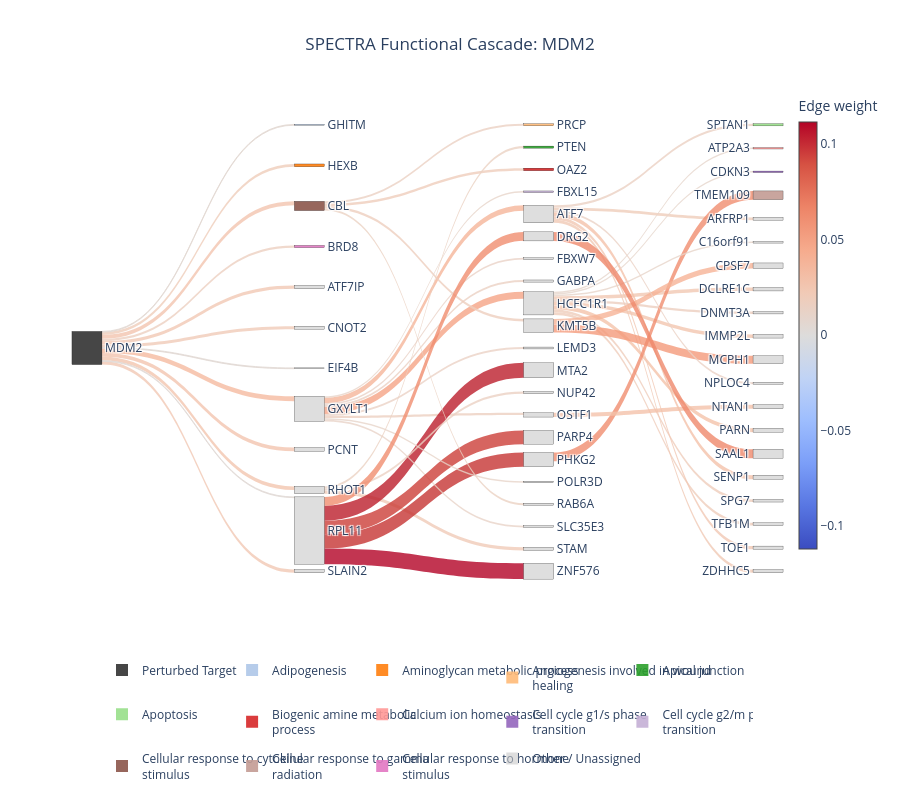

Notebook code cell kept with this figure:
### Code cell
# extract network of highest-ranked edges from 
# the target tene’s downstream Network
hop_genes, edges, weights, net_genes = get_cascade_network(
    A_matrices, 
    TARGET_GENE, 
    model, 
    minimum_signal=MIN_SIGNAL, 
    K_edges=K_EDGES
)

# gene enrichment analysis
background_genes = real_adata.var_names.dropna().astype(str).tolist()
gene_functions = get_gene_ontology(
    net_genes, 
    TARGET_GENE, 
    background_genes, 
    top_n=20
)

# sankey plot of the downstream network
plot_sankey(
    TARGET_GENE, 
    hop_genes, 
    edges, 
    weights, 
    gene_functions, 
    out_dir='cascade_plots'
)

### Figure 1 — Plotly figure (JSON) as saved in the notebook; plotly's stock layout.template omitted (floating-point values rounded to 4 significant figures)
{"data": [{"arrangement": "fixed", "link": {"color": ["rgba(246, 187, 160, 0.8)", "rgba(243, 197, 175, 0.8)", "rgba(243, 197, 175, 0.8)", "rgba(243, 198, 176, 0.8)", "rgba(242, 201, 181, 0.8)", "rgba(242, 201, 181, 0.8)", "rgba(241, 203, 184, 0.8)", "rgba(239, 205, 187, 0.8)", "rgba(237, 208, 193, 0.8)", "rgba(227, 217, 211, 0.8)", "rgba(226, 217, 212, 0.8)", "rgba(225, 218, 214, 0.8)", "rgba(246, 164, 134, 0.8)", "rgba(246, 182, 154, 0.8)", "rgba(241, 203, 184, 0.8)", "rgba(237, 208, 193, 0.8)", "rgba(236, 209, 195, 0.8)", "rgba(239, 206, 188, 0.8)", "rgba(238, 207, 190, 0.8)", "rgba(235, 211, 198, 0.8)", "rgba(179, 3, 38, 0.8)", "rgba(188, 31, 44, 0.8)", "rgba(234, 211, 199, 0.8)", "rgba(198, 53, 52, 0.8)", "rgba(236, 209, 195, 0.8)", "rgba(233, 212, 201, 0.8)", "rgba(204, 63, 57, 0.8)", "rgba(236, 209, 195, 0.8)", "rgba(236, 210, 196, 0.8)", "rgba(232, 213, 202, 0.8)", "rgba(236, 210, 196, 0.8)", "rgba(232, 213, 202, 0.8)", "rgba(244, 195, 171, 0.8)", "rgba(243, 198, 176, 0.8)", "rgba(242, 200, 179, 0.8)", "rgba(244, 194, 170, 0.8)", "rgba(239, 206, 188, 0.8)", "rgba(239, 206, 188, 0.8)", "rgba(242, 201, 181, 0.8)", "rgba(241, 202, 182, 0.8)", "rgba(237, 207, 192, 0.8)", "rgba(244, 154, 123, 0.8)", "rgba(239, 205, 187, 0.8)", "rgba(241, 142, 112, 0.8)", "rgba(236, 209, 195, 0.8)", "rgba(232, 213, 202, 0.8)", "rgba(247, 179, 151, 0.8)", "rgba(235, 211, 198, 0.8)", "rgba(231, 214, 204, 0.8)", "rgba(231, 214, 204, 0.8)", "rgba(244, 194, 170, 0.8)", "rgba(241, 142, 112, 0.8)", "rgba(239, 137, 108, 0.8)"], "source": [0, 0, 0, 0, 0, 0, 0, 0, 0, 0, 0, 0, 8, 8, 10, 8, 8, 3, 3, 8, 11, 11, 8, 11, 3, 8, 11, 10, 3, 8, 10, 8, 21, 21, 21, 17, 21, 21, 17, 17, 21, 22, 17, 28, 17, 21, 22, 17, 21, 21, 26, 11, 18], "target": [8, 9, 3, 10, 5, 12, 6, 2, 4, 1, 7, 11, 21, 17, 32, 26, 20, 15, 22, 23, 33, 24, 19, 28, 13, 31, 27, 25, 30, 16, 14, 29, 47, 43, 41, 49, 51, 50, 52, 53, 42, 44, 38, 37, 34, 39, 40, 45, 36, 35, 46, 18, 48], "value": [0.03437, 0.02699, 0.02696, 0.02608, 0.02351, 0.02297, 0.02105, 0.01982, 0.01573, 0.00579, 0.005588, 0.005588, 0.04913, 0.0378, 0.02176, 0.01595, 0.01486, 0.01845, 0.01779, 0.01345, 0.1118, 0.1057, 0.01235, 0.1001, 0.01497, 0.01155, 0.09673, 0.01498, 0.01442, 0.01128, 0.01481, 0.01117, 0.02819, 0.02546, 0.02383, 0.02946, 0.01913, 0.01861, 0.0229, 0.02245, 0.01669, 0.0558, 0.01976, 0.06137, 0.01549, 0.01128, 0.03954, 0.01392, 0.01035, 0.0099, 0.02961, 0.06189, 0.06381]}, "node": {"color": ["rgba(50, 50, 50, 0.9)", "rgba(174, 199, 232, 0.9)", "rgba(255, 127, 14, 0.9)", "rgba(140, 86, 75, 0.9)", "rgba(227, 119, 194, 0.9)", "rgba(200, 200, 200, 0.6)", "rgba(200, 200, 200, 0.6)", "rgba(200, 200, 200, 0.6)", "rgba(200, 200, 200, 0.6)", "rgba(200, 200, 200, 0.6)", "rgba(200, 200, 200, 0.6)", "rgba(200, 200, 200, 0.6)", "rgba(200, 200, 200, 0.6)", "rgba(255, 187, 120, 0.9)", "rgba(44, 160, 44, 0.9)", "rgba(214, 39, 40, 0.9)", "rgba(197, 176, 213, 0.9)", "rgba(200, 200, 200, 0.6)", "rgba(200, 200, 200, 0.6)", "rgba(200, 200, 200, 0.6)", "rgba(200, 200, 200, 0.6)", "rgba(200, 200, 200, 0.6)", "rgba(200, 200, 200, 0.6)", "rgba(200, 200, 200, 0.6)", "rgba(200, 200, 200, 0.6)", "rgba(200, 200, 200, 0.6)", "rgba(200, 200, 200, 0.6)", "rgba(200, 200, 200, 0.6)", "rgba(200, 200, 200, 0.6)", "rgba(200, 200, 200, 0.6)", "rgba(200, 200, 200, 0.6)", "rgba(200, 200, 200, 0.6)", "rgba(200, 200, 200, 0.6)", "rgba(200, 200, 200, 0.6)", "rgba(152, 223, 138, 0.9)", "rgba(255, 152, 150, 0.9)", "rgba(148, 103, 189, 0.9)", "rgba(196, 156, 148, 0.9)", "rgba(200, 200, 200, 0.6)", "rgba(200, 200, 200, 0.6)", "rgba(200, 200, 200, 0.6)", "rgba(200, 200, 200, 0.6)", "rgba(200, 200, 200, 0.6)", "rgba(200, 200, 200, 0.6)", "rgba(200, 200, 200, 0.6)", "rgba(200, 200, 200, 0.6)", "rgba(200, 200, 200, 0.6)", "rgba(200, 200, 200, 0.6)", "rgba(200, 200, 200, 0.6)", "rgba(200, 200, 200, 0.6)", "rgba(200, 200, 200, 0.6)", "rgba(200, 200, 200, 0.6)", "rgba(200, 200, 200, 0.6)", "rgba(200, 200, 200, 0.6)"], "label": ["MDM2", "GHITM", "HEXB", "CBL", "BRD8", "ATF7IP", "CNOT2", "EIF4B", "GXYLT1", "PCNT", "RHOT1", "RPL11", "SLAIN2", "PRCP", "PTEN", "OAZ2", "FBXL15", "ATF7", "DRG2", "FBXW7", "GABPA", "HCFC1R1", "KMT5B", "LEMD3", "MTA2", "NUP42", "OSTF1", "PARP4", "PHKG2", "POLR3D", "RAB6A", "SLC35E3", "STAM", "ZNF576", "SPTAN1", "ATP2A3", "CDKN3", "TMEM109", "ARFRP1", "C16orf91", "CPSF7", "DCLRE1C", "DNMT3A", "IMMP2L", "MCPH1", "NPLOC4", "NTAN1", "PARN", "SAAL1", "SENP1", "SPG7", "TFB1M", "TOE1", "ZDHHC5"], "line": {"color": "black", "width": 0.25}, "pad": 20, "thickness": 30, "x": [0.01, 0.33, 0.33, 0.33, 0.33, 0.33, 0.33, 0.33, 0.33, 0.33, 0.33, 0.33, 0.33, 0.66, 0.66, 0.66, 0.66, 0.66, 0.66, 0.66, 0.66, 0.66, 0.66, 0.66, 0.66, 0.66, 0.66, 0.66, 0.66, 0.66, 0.66, 0.66, 0.66, 0.66, 0.99, 0.99, 0.99, 0.99, 0.99, 0.99, 0.99, 0.99, 0.99, 0.99, 0.99, 0.99, 0.99, 0.99, 0.99, 0.99, 0.99, 0.99, 0.99, 0.99], "y": [0.5, 0.05, 0.1318, 0.2136, 0.2955, 0.3773, 0.4591, 0.5409, 0.6227, 0.7045, 0.7864, 0.8682, 0.95, 0.05, 0.095, 0.14, 0.185, 0.23, 0.275, 0.32, 0.365, 0.41, 0.455, 0.5, 0.545, 0.59, 0.635, 0.68, 0.725, 0.77, 0.815, 0.86, 0.905, 0.95, 0.05, 0.09737, 0.1447, 0.1921, 0.2395, 0.2868, 0.3342, 0.3816, 0.4289, 0.4763, 0.5237, 0.5711, 0.6184, 0.6658, 0.7132, 0.7605, 0.8079, 0.8553, 0.9026, 0.95]}, "type": "sankey"}, {"hoverinfo": "skip", "marker": {"cmax": 0.1118, "cmin": -0.1118, "color": [-0.1118, 0.1118], "colorbar": {"len": 0.95, "thickness": 18, "title": {"text": "Edge weight"}, "x": 1.02, "y": 0.55}, "colorscale": [[0, "rgb(58, 76, 192)"], [0.1, "rgb(88, 118, 226)"], [0.2, "rgb(123, 158, 248)"], [0.3, "rgb(157, 189, 254)"], [0.4, "rgb(192, 211, 245)"], [0.5, "rgb(221, 220, 219)"], [0.6, "rgb(241, 202, 182)"], [0.7, "rgb(246, 171, 141)"], [0.8, "rgb(237, 132, 103)"], [0.9, "rgb(214, 82, 67)"], [1, "rgb(179, 3, 38)"]], "showscale": true, "size": 0.1}, "mode": "markers", "showlegend": false, "type": "scatter", "x": [null, null], "y": [null, null]}, {"legendgroup": "Perturbed Target", "marker": {"color": "rgba(50, 50, 50, 0.9)", "size": 12, "symbol": "square"}, "mode": "markers", "name": "Perturbed Target", "showlegend": true, "type": "scatter", "x": [null], "y": [null]}, {"legendgroup": "Adipogenesis", "marker": {"color": "rgba(174, 199, 232, 0.9)", "size": 12, "symbol": "square"}, "mode": "markers", "name": "Adipogenesis", "showlegend": true, "type": "scatter", "x": [null], "y": [null]}, {"legendgroup": "Aminoglycan metabolic process", "marker": {"color": "rgba(255, 127, 14, 0.9)", "size": 12, "symbol": "square"}, "mode": "markers", "name": "Aminoglycan metabolic process", "showlegend": true, "type": "scatter", "x": [null], "y": [null]}, {"legendgroup": "Angiogenesis involved in wound healing", "marker": {"color": "rgba(255, 187, 120, 0.9)", "size": 12, "symbol": "square"}, "mode": "markers", "name": "Angiogenesis involved in wound<br>healing", "showlegend": true, "type": "scatter", "x": [null], "y": [null]}, {"legendgroup": "Apical junction", "marker": {"color": "rgba(44, 160, 44, 0.9)", "size": 12, "symbol": "square"}, "mode": "markers", "name": "Apical junction", "showlegend": true, "type": "scatter", "x": [null], "y": [null]}, {"legendgroup": "Apoptosis", "marker": {"color": "rgba(152, 223, 138, 0.9)", "size": 12, "symbol": "square"}, "mode": "markers", "name": "Apoptosis", "showlegend": true, "type": "scatter", "x": [null], "y": [null]}, {"legendgroup": "Biogenic amine metabolic process", "marker": {"color": "rgba(214, 39, 40, 0.9)", "size": 12, "symbol": "square"}, "mode": "markers", "name": "Biogenic amine metabolic<br>process", "showlegend": true, "type": "scatter", "x": [null], "y": [null]}, {"legendgroup": "Calcium ion homeostasis", "marker": {"color": "rgba(255, 152, 150, 0.9)", "size": 12, "symbol": "square"}, "mode": "markers", "name": "Calcium ion homeostasis", "showlegend": true, "type": "scatter", "x": [null], "y": [null]}, {"legendgroup": "Cell cycle g1/s phase transition", "marker": {"color": "rgba(148, 103, 189, 0.9)", "size": 12, "symbol": "square"}, "mode": "markers", "name": "Cell cycle g1/s phase<br>transition", "showlegend": true, "type": "scatter", "x": [null], "y": [null]}, {"legendgroup": "Cell cycle g2/m phase transition", "marker": {"color": "rgba(197, 176, 213, 0.9)", "size": 12, "symbol": "square"}, "mode": "markers", "name": "Cell cycle g2/m phase<br>transition", "showlegend": true, "type": "scatter", "x": [null], "y": [null]}, {"legendgroup": "Cellular response to cytokine stimulus", "marker": {"color": "rgba(140, 86, 75, 0.9)", "size": 12, "symbol": "square"}, "mode": "markers", "name": "Cellular response to cytokine<br>stimulus", "showlegend": true, "type": "scatter", "x": [null], "y": [null]}, {"legendgroup": "Cellular response to gamma radiation", "marker": {"color": "rgba(196, 156, 148, 0.9)", "size": 12, "symbol": "square"}, "mode": "markers", "name": "Cellular response to gamma<br>radiation", "showlegend": true, "type": "scatter", "x": [null], "y": [null]}, {"legendgroup": "Cellular response to hormone stimulus", "marker": {"color": "rgba(227, 119, 194, 0.9)", "size": 12, "symbol": "square"}, "mode": "markers", "name": "Cellular response to hormone<br>stimulus", "showlegend": true, "type": "scatter", "x": [null], "y": [null]}, {"legendgroup": "Other / Unassigned", "marker": {"color": "rgba(200, 200, 200, 0.6)", "size": 12, "symbol": "square"}, "mode": "markers", "name": "Other / Unassigned", "showlegend": true, "type": "scatter", "x": [null], "y": [null]}], "layout": {"font": {"size": 12}, "height": 800, "legend": {"entrywidth": 0.18, "entrywidthmode": "fraction", "orientation": "h", "x": 0.5, "xanchor": "center", "y": -0.12, "yanchor": "top"}, "plot_bgcolor": "white", "title": {"text": "SPECTRA Functional Cascade: MDM2", "x": 0.5}, "xaxis": {"showgrid": false, "visible": false, "zeroline": false}, "yaxis": {"showgrid": false, "visible": false, "zeroline": false}}}
